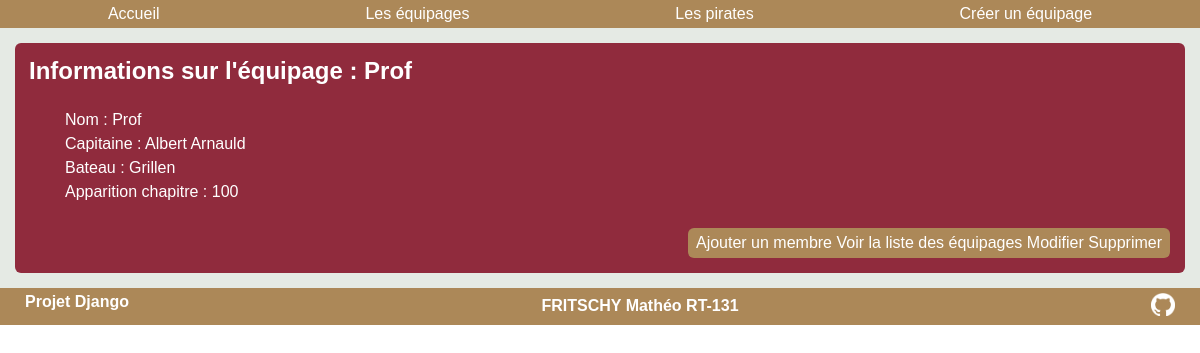
The app's page /onepiece/equipage/23/, older data.
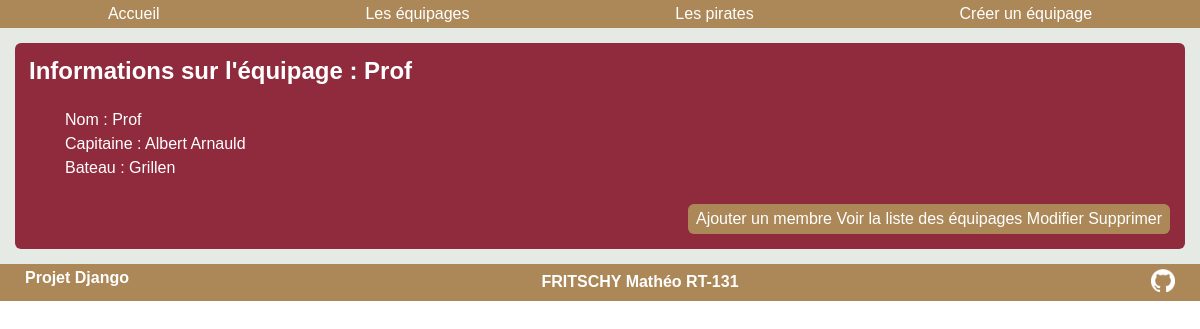
The same page, newer data.
### onepiece/models.py (models this page shows, shortened)
class Equipage(models.Model):
    nom=models.CharField(max_length=100)
    nombateau=models.CharField(max_length=100)
    capitaine=models.CharField(max_length=100)
    premiereapparition=models.IntegerField(null = True, blank=True)

### onepiece/views.py (the view)
# urls.py: path('equipage/<int:id>/', views.affiche),
def affiche(request, id):
    equipage = models.Equipage.objects.get( pk = id)
    return render(request,"onepiece/equipages/equipage.html", {"equipage" : equipage})

### onepiece/templates/onepiece/equipages/equipage.html
{% extends "onepiece/main.html" %}
{% block title %} Page affiche équipage {% endblock %} {% block content %}
<article>
    <h2>Informations sur l'équipage : {{equipage.nom}} </h2>
    <ol>
        <li>Nom : {{equipage.nom}}</li>
        <li>Capitaine : {{equipage.capitaine}}</li>
        <li>Bateau : {{equipage.nombateau}}</li>
        {% if equipage.premiereapparition %}
            <li>Apparition chapitre : {{equipage.premiereapparition}}</li>
        {% endif %}
    </ol>
    <footer>
        <a href="/onepiece/ajoutmembre/{{equipage.id}}/">Ajouter un membre</a>
        <a href="/onepiece/equipages">Voir la liste des équipages</a>
        <a href="/onepiece/update/{{equipage.id}}/">Modifier</a>
        <a href="/onepiece/delete/{{equipage.id}}/">Supprimer</a>
    </footer>
</article>
{% endblock %}

Row changes from the older to the newer data that the page shows:
changed Equipage "Prof": premiereapparition "100" → (not shown)
Text that changed along with them:
text no longer shown: "Apparition chapitre :"
